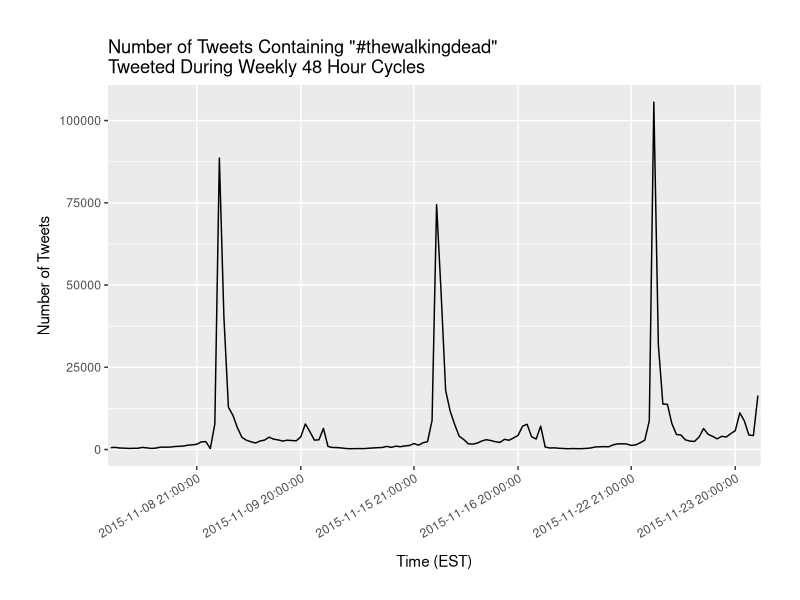

Recreate this plot in R.
require(ggplot2)
require(grid)

tweets <- read.csv('./data/tweets.txt', sep='|')

tweets$hour <- factor(as.POSIXct(tweets$hour, format='%Y-%m-%d %H:%M:%S%z'))


tweets.title <- 'Number of Tweets Containing "#thewalkingdead" \nTweeted During Weekly 48 Hour Cycles'
tweets.x <- 'Time (EST)'
tweets.y <- 'Number of Tweets'

tweets.plot <- ggplot(tweets, aes(factor(hour), tweets, group=1)) + geom_line() + scale_x_discrete(breaks=c('2015-11-08 21:00:00', '2015-11-09 20:00:00', '2015-11-15 21:00:00', '2015-11-16 20:00:00', '2015-11-22 21:00:00', '2015-11-23 20:00:00')) + #scale_x_datetime(breaks='') +
    labs(x=tweets.x, y=tweets.y, title=tweets.title) +
    theme(axis.text.x=element_text(angle = 30, hjust=1),
          axis.title.x=element_text(vjust=-1.5),
          axis.title.y=element_text(vjust=1.5),
          title=element_text(vjust=1.5),
          plot.margin=unit(c(1,1,1,1), "cm"))

ggsave(path="plots", filename="tweets_plot.pdf", plot=tweets.plot, width=5.5, height=5.5, res=300)
